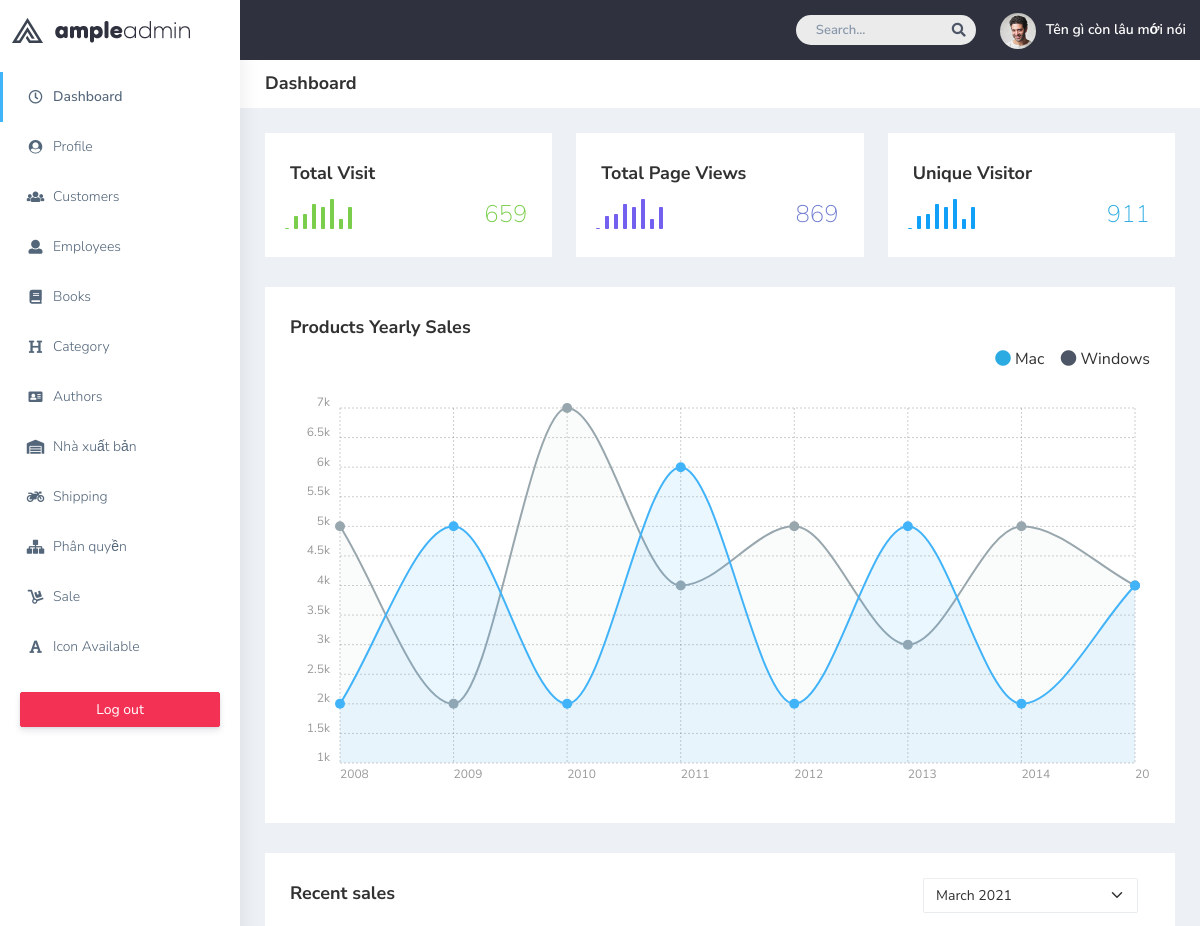
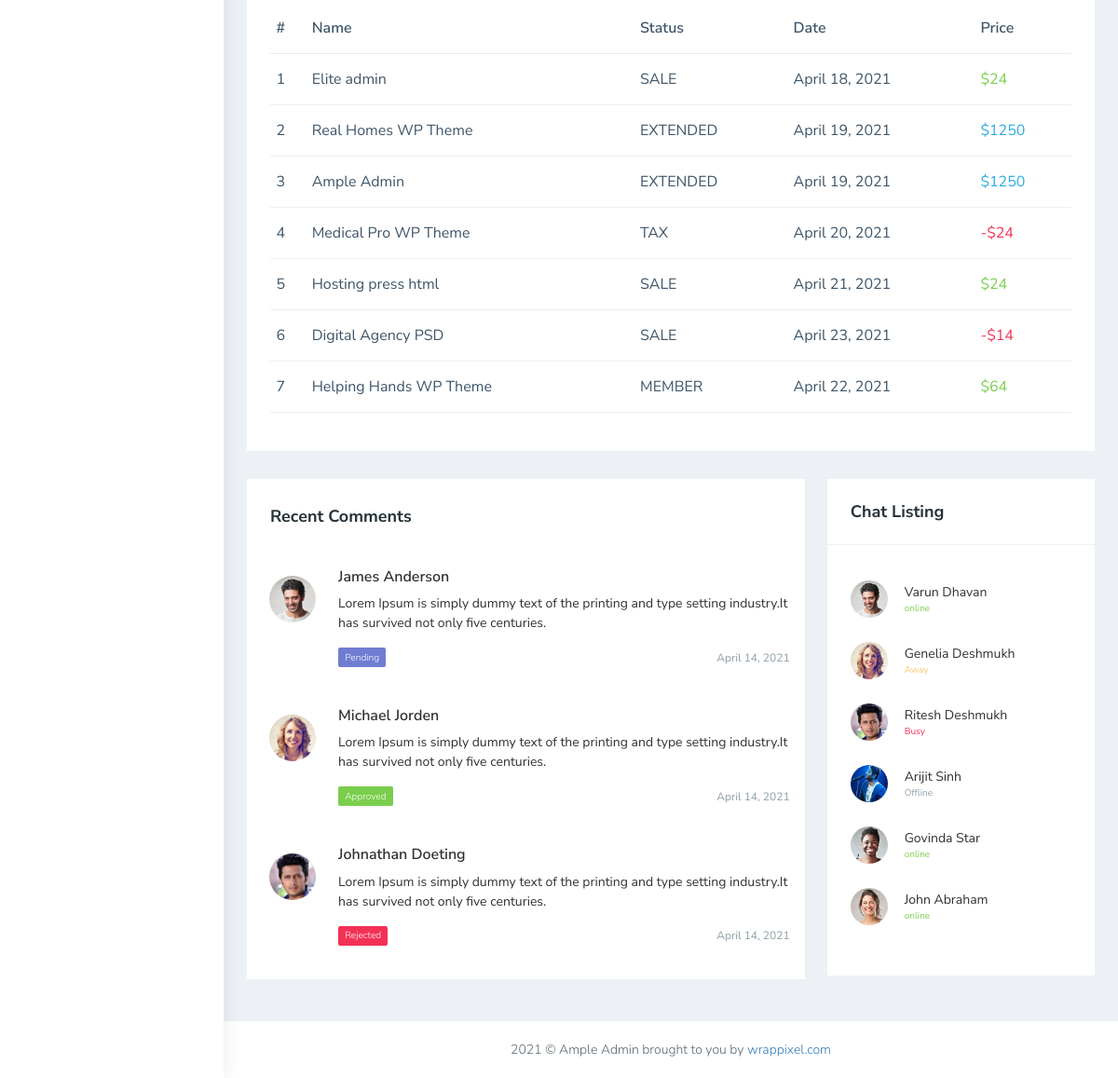
The page /admin/templates/index.php (signed in) on the database its author committed (2 pictures, top to bottom).
### tables this page shows
CREATE TABLE `chuc_nang` (
  `id_chuc_nang` varchar(10) NOT NULL,
  `ten_chuc_nang` varchar(50) NOT NULL,
  `mo_ta` varchar(100) NOT NULL,
  `icon` varchar(50) NOT NULL,
  `file` varchar(30) NOT NULL
);

### admin/class/menu.php (called while the page is built)
<?php
class menu
{
    public function getMenu($role)
    {
        include_once("connect_db.php");
        $conn = new connect_db();
        $query = "select chuc_nang.* from chi_tiet_quyen_chuc_nang as phan_quyen, chuc_nang where id_quyen = '$role' and phan_quyen.id_chuc_nang = chuc_nang.id_chuc_nang order by phan_quyen.id_chuc_nang";
        $data = $conn->select($query);
        if (mysqli_num_rows($data)==0) {
            $menu = array();
        } else {
            while ($row = mysqli_fetch_array($data)) {
                $menu[] = array(
                    "Id" => $row["id_chuc_nang"],
                    "Name" => $row["ten_chuc_nang"],
                    "Description" => $row["mo_ta"],
                    "Icon" => $row["icon"],
                    "File" => $row["file"]
                );
            }
        }
        return $menu;
    }
}

### admin/class/connect_db.php (called while the page is built, shortened)
<?php
class connect_db
{
    protected $host;
    protected $password;
    protected $username;
    protected $database;
    public function __construct() {
        $this->database = 'localhost';
        $this->username = 'root';
        $this->password = '';
        $this->database = 'book_store_online';
    }
    public function select($query) {
        if (!$conn = mysqli_connect($this->host,$this->username,$this->password,$this->database)) {
            echo "Connect failed !";
        }
        if (!($res = mysqli_query($conn, $query))) {
            echo "Error : Failed when executed query !";
        }
        return $res;
    }
}

### admin/templates/sidebarnav.php (the view)
<aside class="left-sidebar" data-sidebarbg="skin6">
    <div class="scroll-sidebar">
        <nav class="sidebar-nav">
            <ul id="sidebarnav">
                <?php
                include_once("../class/menu.php");
                $menuModel = new menu();
                $data = $menuModel->getMenu($_SESSION['user']['Permission']);
                $flag = true;
                foreach ($data as $key=>$val) {
                    $render = "<li class='sidebar-item ";
                    if ($flag) {
                        $render .= "pt-2'>";
                        $flag = false;
                    } else $render .= "'>";
                    $render .= "
                                <a class='sidebar-link waves-effect waves-dark sidebar-link' href='{$val['File']}'
                                       aria-expanded='false'>
                                        <i class='{$val['Icon']}' aria-hidden='true'></i>
                                        <span class='hide-menu'>{$val['Name']}</span>
                                    </a>
                            </li>
                            ";
                    echo $render;
                }
                ?>
                <li class="text-center p-20 upgrade-btn">
                    <a href="../handle/handle_login.php?username=<?php echo $_SESSION['user']['User'] ?>&logout=logout  "
                       class="btn d-grid btn-danger text-white" >
                        Log out</a>
                </li>
            </ul>
        </nav>
    </div>
</aside>

### rows shown on the page
chuc_nang: ten_chuc_nang "Dashboard"
chuc_nang: ten_chuc_nang "Profile"
chuc_nang: ten_chuc_nang "Customers"
chuc_nang: ten_chuc_nang "Employees"
chuc_nang: ten_chuc_nang "Books"
chuc_nang: ten_chuc_nang "Category"
chuc_nang: ten_chuc_nang "Authors"
chuc_nang: ten_chuc_nang "Nhà xuất bản"
chuc_nang: ten_chuc_nang "Shipping"
chuc_nang: ten_chuc_nang "Phân quyền"
chuc_nang: ten_chuc_nang "Sale"
chuc_nang: ten_chuc_nang "Icon Available"

### other values the page prints
$_SESSION['user']['Name'] "Tên gì còn lâu mới nói"
